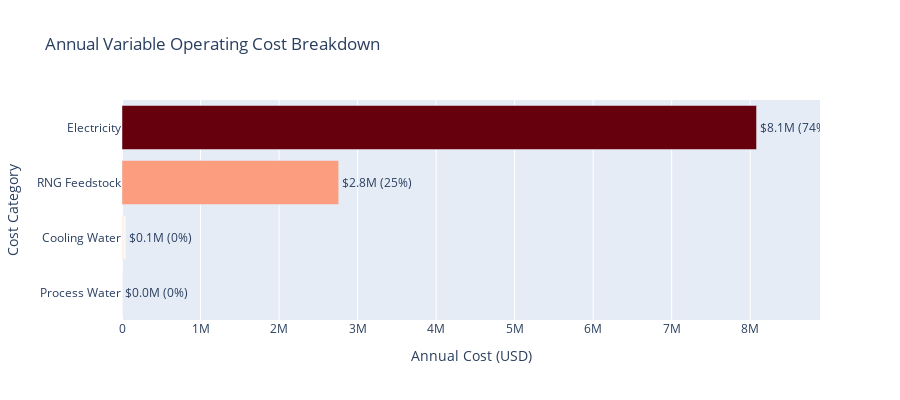

Notebook cell for this chart:
### Code cell
# Create cost breakdown
cost_data = pd.DataFrame({
    'Cost Category': ['RNG Feedstock', 'Electricity', 'Cooling Water', 'Process Water'],
    'Annual Cost': [rng_cost, electricity_cost, cooling_water_cost, process_water_cost],
    'Percent of Total': [
        rng_cost/variable_opex*100,
        electricity_cost/variable_opex*100,
        cooling_water_cost/variable_opex*100,
        process_water_cost/variable_opex*100
    ]
})

# Sort by cost
cost_data = cost_data.sort_values('Annual Cost', ascending=True)

fig = go.Figure()

fig.add_trace(go.Bar(
    y=cost_data['Cost Category'],
    x=cost_data['Annual Cost'],
    orientation='h',
    text=[f'${x/1e6:.1f}M ({p:.0f}%)' for x, p in zip(cost_data['Annual Cost'], cost_data['Percent of Total'])],
    textposition='outside',
    marker=dict(
        color=cost_data['Annual Cost'],
        colorscale='Reds',
        showscale=False
    )
))

fig.update_layout(
    title='Annual Variable Operating Cost Breakdown',
    xaxis_title='Annual Cost (USD)',
    yaxis_title='Cost Category',
    height=400
)

max_value = cost_data['Annual Cost'].max()
fig.update_xaxes(range=[0, max_value * 1.1])
fig.show()

print(f"\n📊 Cost Analysis:")
print(f"   Electricity is {electricity_cost/variable_opex*100:.1f}% of variable operating costs")
print(f"   Total variable OpEx: ${variable_opex/1e6:.2f}M")
print(f"   Gross Margin: {gross_margin/total_revenue*100:.1f}%")
print(f"\n💡 Key Insight:")
print(f"   Electricity is the dominant operating cost. Process economics are")
print(f"   likely sensitive to electricity prices and availability of renewable power.")

### Figure 1 — Plotly figure (JSON) as saved in the notebook; plotly's stock layout.template omitted (floating-point values rounded to 4 significant figures)
{"data": [{"marker": {"color": [542.4, 51190.0, 2759000.0, 8081000.0], "colorscale": [[0, "rgb(255,245,240)"], [0.125, "rgb(254,224,210)"], [0.25, "rgb(252,187,161)"], [0.375, "rgb(252,146,114)"], [0.5, "rgb(251,106,74)"], [0.625, "rgb(239,59,44)"], [0.75, "rgb(203,24,29)"], [0.875, "rgb(165,15,21)"], [1, "rgb(103,0,13)"]], "showscale": false}, "orientation": "h", "text": ["$0.0M (0%)", "$0.1M (0%)", "$2.8M (25%)", "$8.1M (74%)"], "textposition": "outside", "type": "bar", "x": [542.4, 51190.0, 2759000.0, 8081000.0], "y": ["Process Water", "Cooling Water", "RNG Feedstock", "Electricity"]}], "layout": {"height": 400, "title": {"text": "Annual Variable Operating Cost Breakdown"}, "xaxis": {"range": [0, 8889000.0], "title": {"text": "Annual Cost (USD)"}}, "yaxis": {"title": {"text": "Cost Category"}}}}
